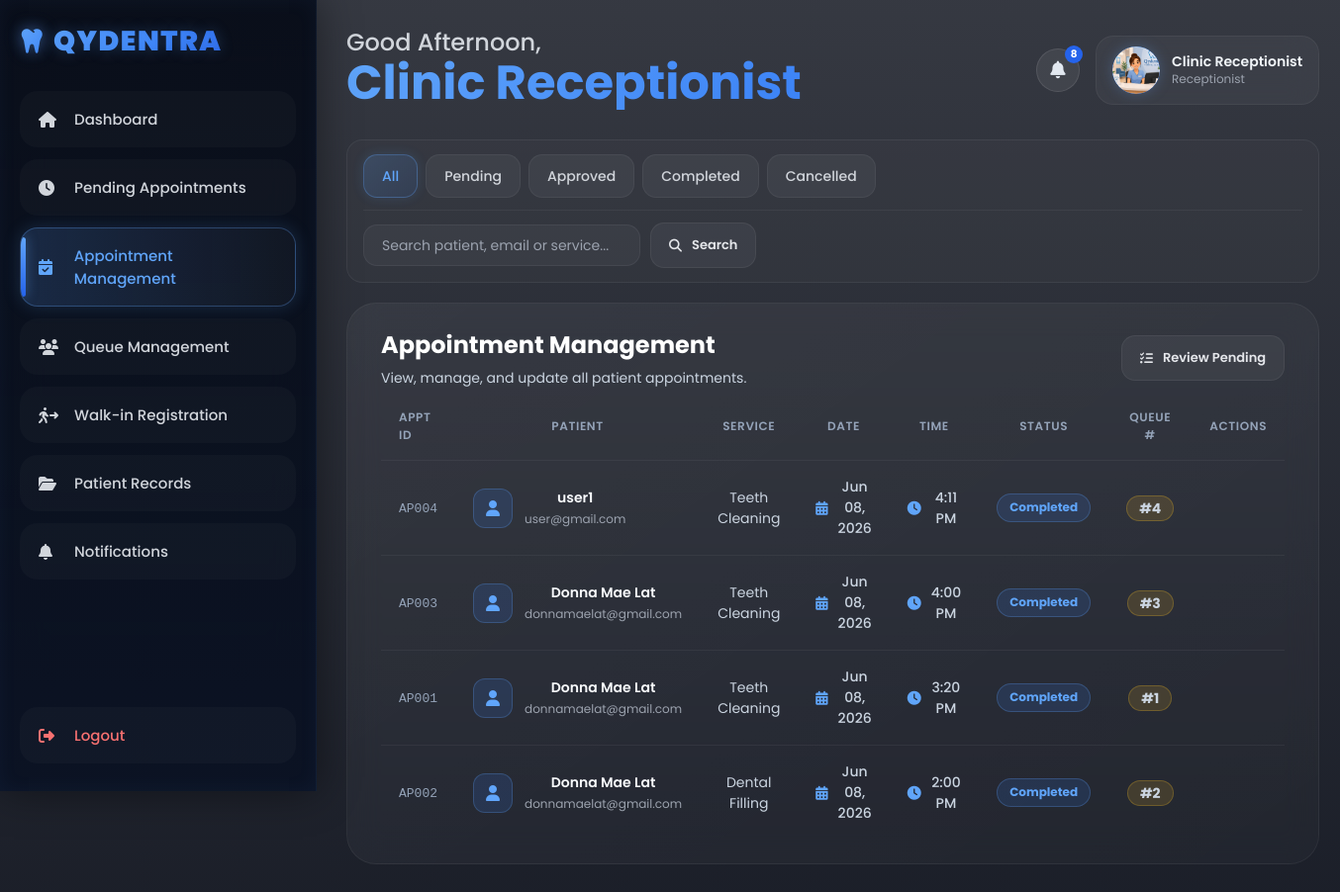
Page /receptionist/appointment_management.php (signed in) on the committed database.
### tables this page shows
CREATE TABLE `appointments` (
  `appointment_id` varchar(10) NOT NULL,
  `patient_id` varchar(10) DEFAULT NULL,
  `service_type` varchar(100) DEFAULT NULL,
  `service_desc` varchar(150) DEFAULT NULL,
  `appointment_date` date DEFAULT NULL,
  `appointment_time` varchar(50) DEFAULT NULL,
  `status` enum('Pending','Approved','In Progress','Completed','Cancelled') DEFAULT 'Pending',
  `queue_number` int(11) DEFAULT NULL,
  `notes` text DEFAULT NULL,
  `created_at` timestamp NOT NULL DEFAULT current_timestamp(),
  `dentist_notes` text DEFAULT NULL,
  `prescription` text DEFAULT NULL,
  `medical_history` text DEFAULT NULL,
  `odontogram_data` text DEFAULT NULL,
  PRIMARY KEY (`appointment_id`),
  KEY `patient_id` (`patient_id`),
  CONSTRAINT `appointments_ibfk_1` FOREIGN KEY (`patient_id`) REFERENCES `patients` (`patient_id`)
);

CREATE TABLE `patients` (
  `patient_id` varchar(10) NOT NULL,
  `full_name` varchar(100) NOT NULL,
  `email` varchar(100) NOT NULL,
  `password` varchar(255) NOT NULL,
  `role` varchar(50) DEFAULT 'patient',
  `profile_photo` text DEFAULT NULL,
  `phone_number` varchar(20) DEFAULT NULL,
  `created_at` timestamp NOT NULL DEFAULT current_timestamp(),
  `medical_history` text DEFAULT NULL,
  `odontogram_data` text DEFAULT NULL,
  PRIMARY KEY (`patient_id`),
  UNIQUE KEY `email` (`email`)
);

### receptionist/appointment_management.php (the view, shortened to what this page needs)
<?php
include("../includes/auth_check.php");
$statusFilter  = isset($_GET['status'])     ? mysqli_real_escape_string($conn, $_GET['status'])     : 'all';
$search        = isset($_GET['search'])     ? mysqli_real_escape_string($conn, trim($_GET['search'])) : '';
$where = "WHERE 1=1";
$appointments = mysqli_query($conn,
    "SELECT a.*, u.full_name AS patient_name, u.email AS patient_email
     FROM appointments a
     JOIN patients u ON a.patient_id = u.patient_id
     $where
     ORDER BY a.appointment_date DESC, a.appointment_time DESC"
);
?>
<?php include("../includes/receptionist_header.php"); ?>
<body>
<?php include("../includes/receptionist_sidebar.php"); ?>
<div class="main">
<?php include("../includes/receptionist_topbar.php"); ?>
<div class="appt-toolbar-wrap">
  <div class="filter-bar">
    <a href="?status=all<?php echo !empty($search) ? '&search=' . urlencode($search) : ''; ?>" class="filter-btn <?php echo $statusFilter == 'all' ? 'active' : ''; ?>">All</a>
    <a href="?status=Pending<?php echo !empty($search) ? '&search=' . urlencode($search) : ''; ?>" class="filter-btn <?php echo $statusFilter == 'Pending' ? 'active' : ''; ?>">Pending</a>
    <a href="?status=Approved<?php echo !empty($search) ? '&search=' . urlencode($search) : ''; ?>" class="filter-btn <?php echo $statusFilter == 'Approved' ? 'active' : ''; ?>">Approved</a>
    <a href="?status=Completed<?php echo !empty($search) ? '&search=' . urlencode($search) : ''; ?>" class="filter-btn <?php echo $statusFilter == 'Completed' ? 'active' : ''; ?>">Completed</a>
    <a href="?status=Cancelled<?php echo !empty($search) ? '&search=' . urlencode($search) : ''; ?>" class="filter-btn <?php echo $statusFilter == 'Cancelled' ? 'active' : ''; ?>">Cancelled</a>
  </div>
  <form method="GET" class="appt-search-form">
    <input type="text" name="search" value="<?php echo htmlspecialchars($search); ?>"
      placeholder="Search patient, email or service..." class="search-box" style="width:280px;">
    <button type="submit" class="table-btn"><i class="fa-solid fa-magnifying-glass"></i> Search</button>
  </form>
</div>
<div class="table-container hover-glow">
<div class="table-header">
<div>
<h2>Appointment Management</h2>
<p>View, manage, and update all patient appointments.</p>
</div>
<button class="table-btn" onclick="window.location.href='pending_appointments.php'">
<i class="fa-solid fa-list-check"></i>
Review Pending
</button>
</div>
<table>
<thead>
<tr>
    <th>Appt ID</th>
    <th>Patient</th>
    <th>Service</th>
    <th>Date</th>
    <th>Time</th>
    <th>Status</th>
    <th>Queue #</th>
    <th>Actions</th>
</tr>
</thead>
<tbody>
<?php if (mysqli_num_rows($appointments) > 0): ?>
<?php while ($row = mysqli_fetch_assoc($appointments)): ?>
<tr>
<td>
<span style="font-family:monospace;font-size:13px;color:#94a3b8;">
    <?php echo htmlspecialchars($row['appointment_id']); ?>
</span>
</td>
<td>
<div class="service-info">
<div class="service-icon consultation">
<i class="fa-solid fa-user"></i>
</div>
<div>
<h4><?php echo htmlspecialchars($row['patient_name']); ?></h4>
<p><?php echo htmlspecialchars($row['patient_email']); ?></p>
</div>
</div>
</td>
<td><?php echo htmlspecialchars($row['service_type'] ?? '—'); ?></td>
<td>
<div class="table-date">
<i class="fa-solid fa-calendar-days"></i>
<?php echo date("M d, Y", strtotime($row['appointment_date'])); ?>
</div>
</td>
<td>
<div class="table-date">
<i class="fa-solid fa-clock"></i>
<?php echo date("g:i A", strtotime($row['appointment_time'])); ?>
</div>
</td>
<td>
<div class="status-pill <?php echo strtolower(str_replace(' ', '-', $row['status'])); ?>">
<?php echo ucfirst($row['status']); ?>
</div>
</td>
<td>
<div class="queue-pill">
<?php echo !empty($row['queue_number']) ? '#' . $row['queue_number'] : '—'; ?>
</div>
</td>
<td>
</td>
</tr>
<?php endwhile; ?>
<?php else: ?>
<tr>
<td colspan="8" style="text-align:center;padding:30px;">No appointments found.</td>
</tr>
<?php endif; ?>
</tbody>
</table>
</div>
</div>
</body>
</html>

### assets/css/receptionist.css (style rules this page uses)
.filter-bar { display: flex; gap: 10px; align-items: center; flex-wrap: wrap; width: 100%; min-height: 44px; }
.appt-toolbar-wrap { display: flex; flex-direction: column; gap: 12px; margin-bottom: 20px; padding: 16px 20px; background: rgba(255,255,255,0.02); border: 1px solid rgba(255,255,255,0.06); border-radius: 16px; }
.appt-search-form { display: flex; align-items: center; gap: 10px; flex-wrap: wrap; }
.appt-toolbar-wrap .filter-bar { margin-bottom: 0; padding-bottom: 12px; border-bottom: 1px solid rgba(255,255,255,0.05); }
.status-pill { display: inline-flex !important; align-items: center !important; justify-content: center !important; padding: 6px 14px !important; border-radius: 999px !important; font-size: 12px !important; font-weight: 700 !important; white-space: nowrap !important; min-width: 90px !important; width: auto !important; height: auto !important; line-height: 1.4 !important; }
table { table-layout: auto !important; width: 100% !important; }
table th, table td { width: auto !important; }
.service-info { display: flex !important; align-items: center !important; gap: 12px !important; white-space: nowrap !important; min-width: 0 !important; }
.service-info > div:last-child { display: flex; flex-direction: column; min-width: 0; }
.service-info h4 { font-size: 14px !important; font-weight: 600 !important; color: #f8fafc !important; white-space: nowrap !important; overflow: hidden !important; text-overflow: ellipsis !important; margin-bottom: 2px !important; }
.service-info p { font-size: 12px !important; color: #9ca3af !important; white-space: nowrap !important; overflow: hidden !important; text-overflow: ellipsis !important; max-width: 180px !important; }
.service-icon { flex-shrink: 0 !important; width: 40px !important; height: 40px !important; border-radius: 12px !important; font-size: 16px !important; }
.appt-toolbar-wrap { display: flex; flex-direction: column; gap: 12px; margin-bottom: 20px; padding: 14px 16px; background: rgba(255,255,255,0.02); border: 1px solid rgba(255,255,255,0.06); border-radius: 16px; }
.appt-toolbar-wrap .filter-bar { display: flex; gap: 8px; flex-wrap: wrap; align-items: center; border-bottom: 1px solid rgba(255,255,255,0.05); padding-bottom: 12px; margin-bottom: 0; }
.status-pill { display: inline-flex !important; align-items: center !important; justify-content: center !important; padding: 5px 12px !important; border-radius: 999px !important; font-size: 12px !important; font-weight: 700 !important; white-space: nowrap !important; width: auto !important; height: auto !important; min-width: 80px !important; line-height: 1.4 !important; }
.queue-pill { display: inline-flex !important; align-items: center !important; justify-content: center !important; width: auto !important; height: auto !important; padding: 5px 12px !important; border-radius: 20px !important; white-space: nowrap !important; position: static !important; }
table td { padding: 18px 16px !important; vertical-align: middle !important; }
table th { padding: 0 16px 16px !important; }
table td { padding: 16px 18px !important; vertical-align: middle !important; }
table th { padding: 0 18px 16px !important; vertical-align: middle !important; }
table td:first-child, table th:first-child { text-align: left !important; }
table td:not(:first-child), table th:not(:first-child) { text-align: center !important; }
table td:last-child { text-align: center !important; }
table th, table td, .table-container p, .table-header p, .card p, .service-info p, .table-date, .queue-pill, .empty-state p { color: #cbd5e1; }
table th { color: #94a3b8; }

### rows in the picture
appointments: appointment_id "AP004", patient.full_name "user1", patient.email "user@gmail.com", service_type "Teeth Cleaning", appointment_date "Jun 08, 2026", appointment_time "4:11 PM", status "Completed", queue_number "4"
appointments: appointment_id "AP003", patient.full_name "Donna Mae Lat", patient.email "donnamaelat@gmail.com", service_type "Teeth Cleaning", appointment_date "Jun 08, 2026", appointment_time "4:00 PM", status "Completed", queue_number "3"
appointments: appointment_id "AP001", patient.full_name "Donna Mae Lat", patient.email "donnamaelat@gmail.com", service_type "Teeth Cleaning", appointment_date "Jun 08, 2026", appointment_time "3:20 PM", status "Completed", queue_number "1"
appointments: appointment_id "AP002", patient.full_name "Donna Mae Lat", patient.email "donnamaelat@gmail.com", service_type "Dental Filling", appointment_date "Jun 08, 2026", appointment_time "2:00 PM", status "Completed", queue_number "2"

### other values in the picture
$greeting "Good Afternoon"
$name "Clinic Receptionist"
$topbar_unread "8"
